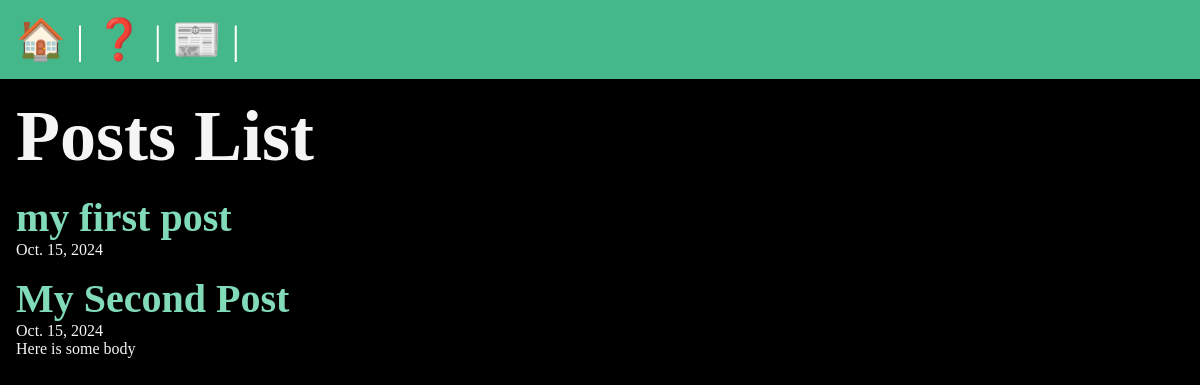
The app's page /posts/, older data.
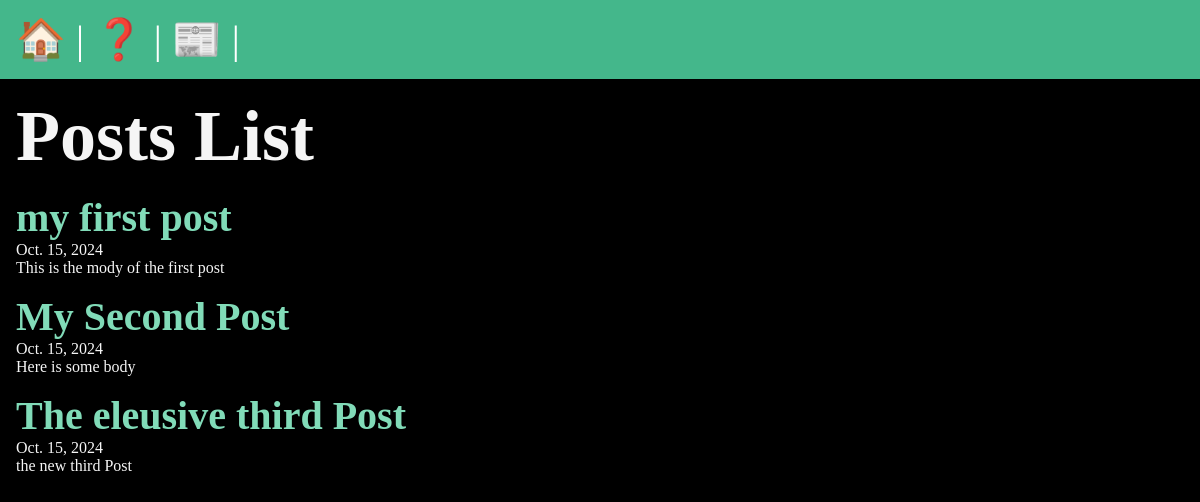
The same page, newer data.
### posts/models.py (models this page shows, shortened)
class Post(models.Model):
    title = models.CharField(max_length=75)
    body = models.TextField()
    slug = models.SlugField()
    date = models.DateField(auto_now_add=True)
    banner = models.ImageField(default='fallback.png', blank=True)

### posts/views.py (the view)
# urls.py: path('', views.posts_list, name="list"),
def posts_list(requet):
    posts = Post.objects.all().order_by('-date')
    return render(requet, 'posts/posts_list.html', {'posts': posts})

### posts/templates/posts/posts_list.html (shortened to what this page needs)
{% extends "layout.html" %}
{% block content %}
<section>
    <h1>Posts List</h1>
    {% for post in posts %}
        <article class="post">
            <h2>
                <a href="{% url 'posts:page' slug=post.slug %}">
                    {{ post.title }}
                </a>
            </h2>
            <p>{{ post.date }}</p>
            <p>{{ post.body }}</p>
        </article>
    {% endfor %}
</section>
{% endblock content %}

### templates/layout.html (shortened to what this page needs)
<!DOCTYPE html>
{% load static %}
<html lang="en">
<head>
    <link rel="stylesheet" href="{% static 'css/style.css' %}">
</head>
<body>
    <nav>
        <a href="/">🏠</a> |
        <a href="/about">❓</a> |
        <a href="{% url 'posts:list' %}">📰</a> |
    </nav>
    <main>
        {% block content%}
        {% endblock %}
    </main>
</body>
</html>

### static/css/style.css (style rules this page uses)
* { margin: 0; padding: 0; box-sizing: border-box; }
body { min-height: 100vh; background-color: black; color: whitesmoke; font-size: 3rem; }
nav { padding: 1rem; background-color: #44B78B; color: white; font-size: 2.5rem; }
main { padding: 1rem; }
section { display: flex; flex-flow: column; gap: 1rem; }
h2 { font-size: 2.5rem; }
p { font-size: 1rem; }
a { text-decoration: none; color: #81dbb8; }

Row changes from the older to the newer data that the page shows:
changed Post "my first post": body (not shown) → "This is the mody of the first post"
added Post: title "The eleusive third Post", date "Oct. 15, 2024", body "the new third Post"
